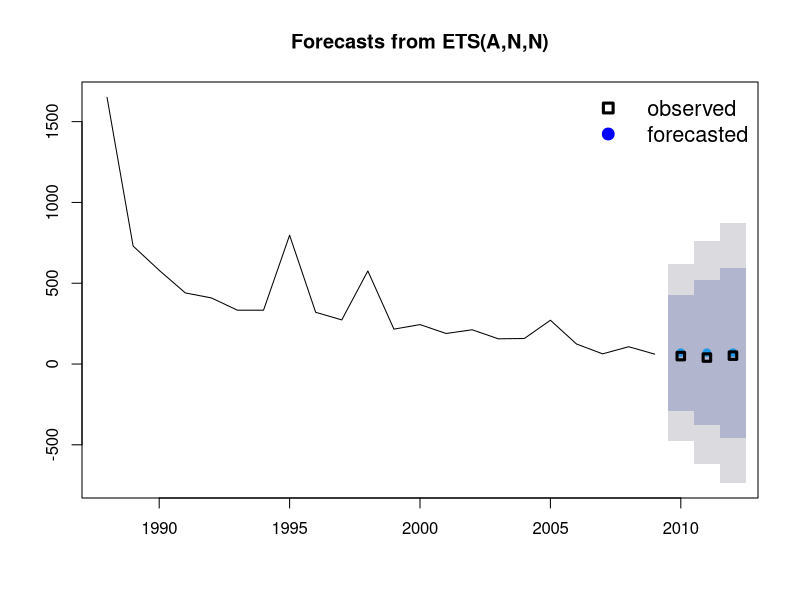
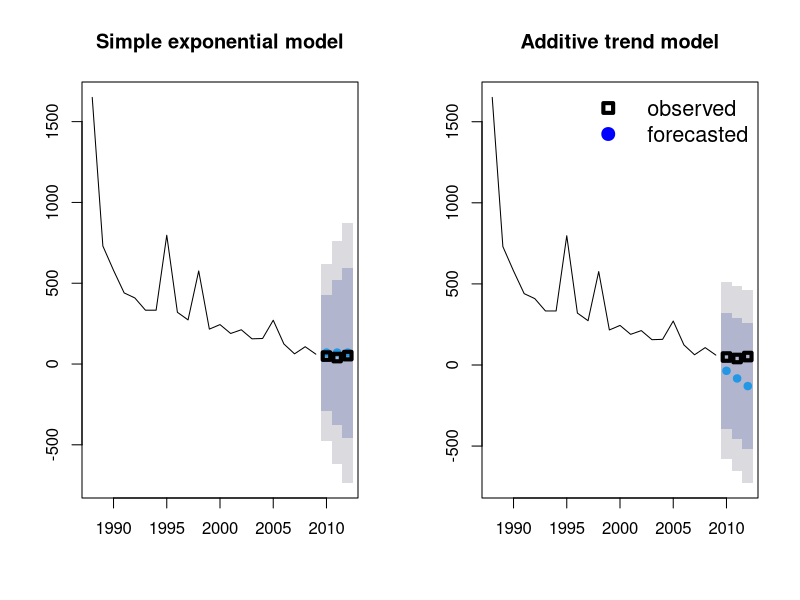
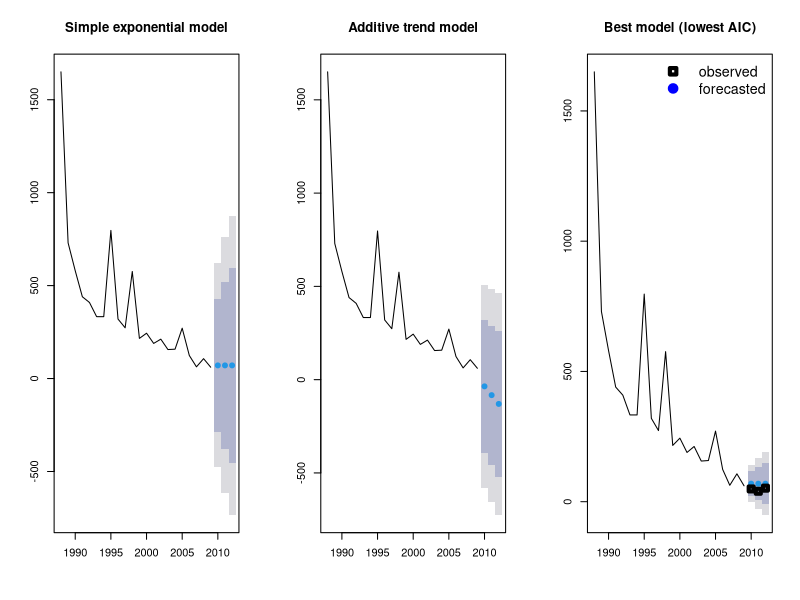
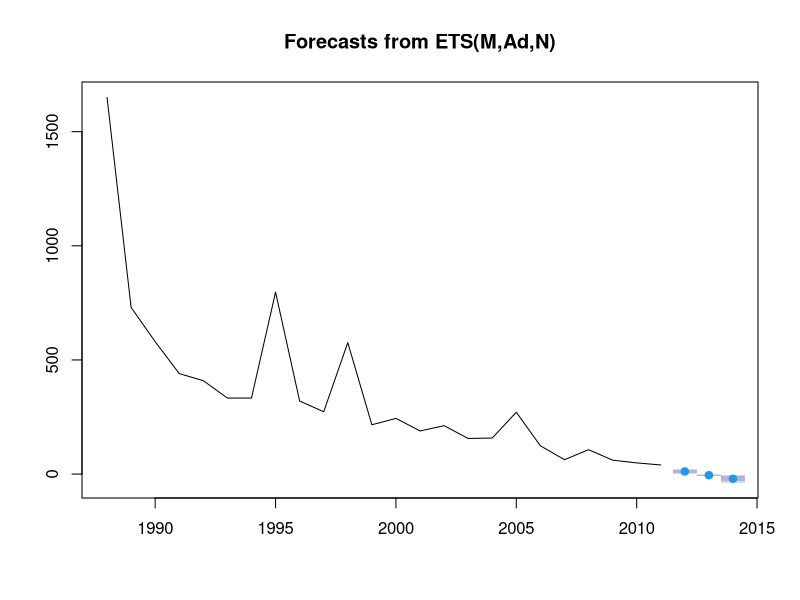
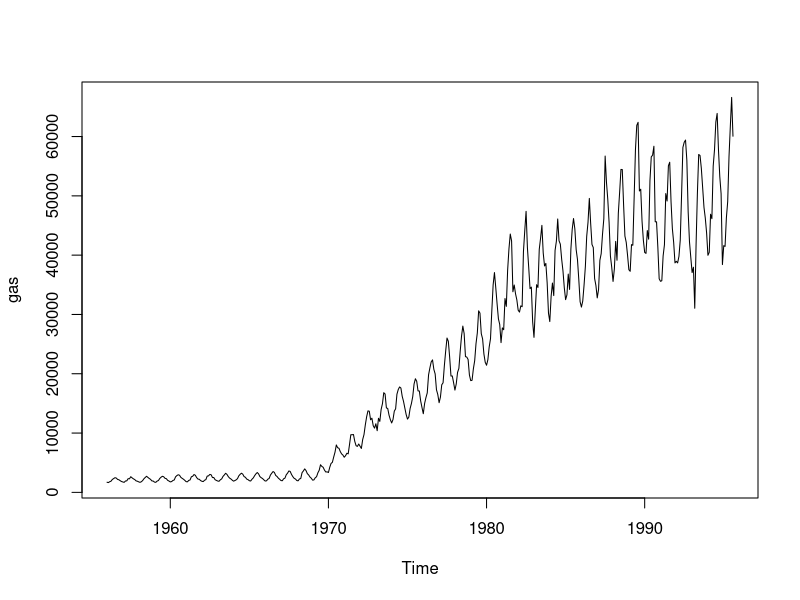
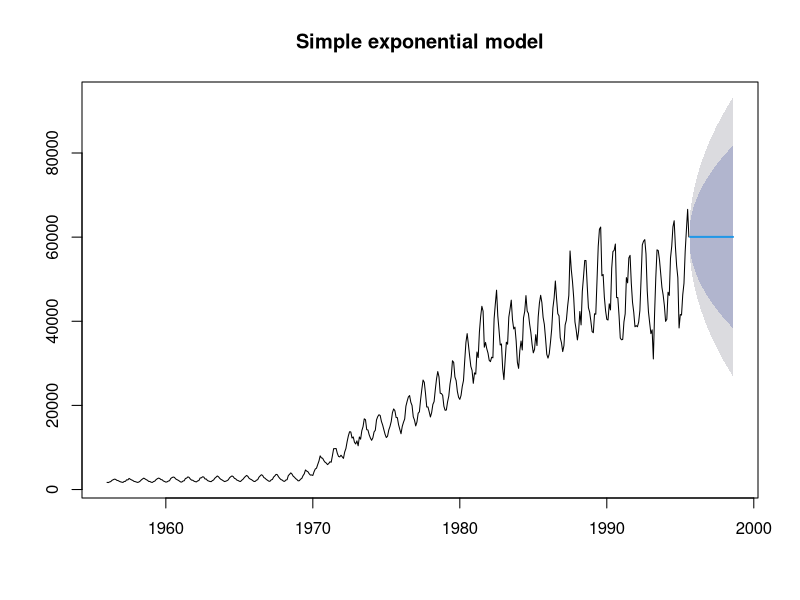
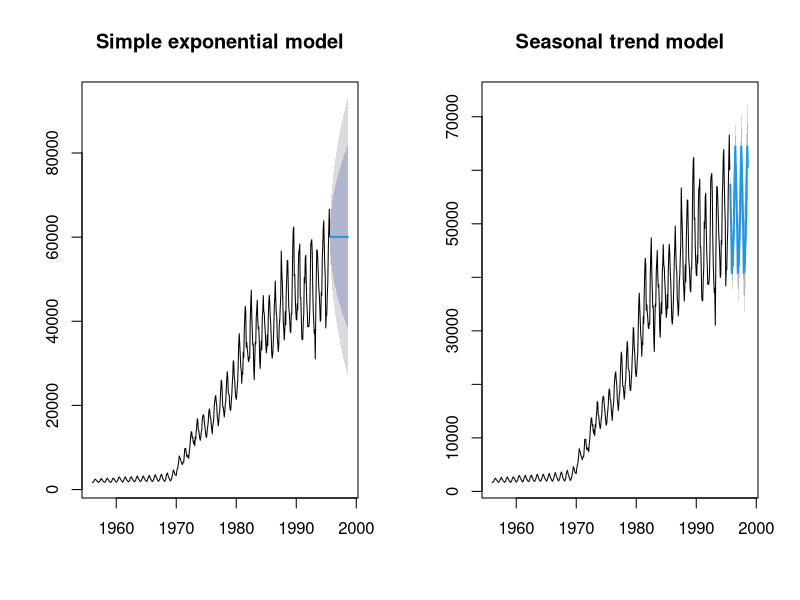
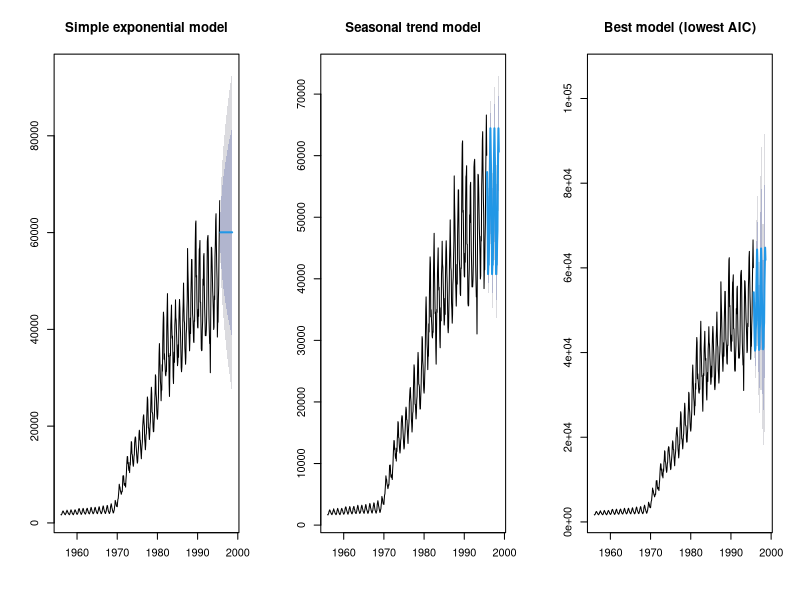

Source code (R) for these figures, in order:
## ---- chunk 1
library(forecast)
## ---- chunk 2
DF <- c(1650,730,580,440,409,333,333,797,320,273,576,216,244,189,212,
        156,158,271,124,63,107,61,49,40,52)
time <- c(1988:2012)
## ---- chunk 3
data1 <- ts(c(t(DF)), start = 1988, end = 2012, frequency = 1)
data1
## ---- chunk 4
data_train <- window(data1, start = 1988, end = 2010-.1, frequency = 1)
data_test <- window(data1, start = 2010, end = 2012, frequency = 1)
## ---- chunk 5
fit1 <- ets(data_train, model = "ANN")  
## ---- chunk 6
year_forecast <- 3
fit1_forecast <- forecast(fit1, h = year_forecast) 
fit1_forecast
## ---- chunk 7
plot(fit1_forecast)  
points(time[23:25], DF[23:25], lty = 1, col = "black", lwd = 3, pch = 0)
legend("topright", legend = c("observed", "forecasted"), lwd = 3, 
       col = c("black","blue"), lty = c(0,0), merge = TRUE, 
       bty = "n", pch = c(0,19), cex = 1.3)
## ---- chunk 8
fit2 <- ets(data_train, model = "AAN") 
fit2_forecast <- forecast(fit2, h = year_forecast)
## ---- chunk 9
par(mfrow = c(1,2))

plot(fit1_forecast,main="Simple exponential model") 
points(time[23:25], DF[23:25], lty = 1, col = "black", lwd = 4, pch = 0)

plot(fit2_forecast, main="Additive trend model")
points(time[23:25], DF[23:25], lty = 1, col = "black", lwd = 4, pch = 0)

legend("topright", legend = c("observed", "forecasted"), lwd = 4, 
       col = c("black","blue"), lty = c(0,0), merge = TRUE, 
       bty = "n", pch=c(0,19), cex = 1.3)
## ---- chunk 10
fit3 <- ets(data_train)
fit3_forecast <- forecast(fit3, h = year_forecast)
fit3$method
## ---- chunk 11
par(mfrow = c(1,3))

plot(fit1_forecast, main="Simple exponential model") 
plot(fit2_forecast, main="Additive trend model")   
plot(fit3_forecast, main="Best model (lowest AIC)")  
points(time[23:25], DF[23:25], lty = 1, col = "black", lwd = 4, pch = 0)

legend("topright", legend = c("observed", "forecasted"), lwd = 4, 
       col = c("black","blue"), lty = c(0,0), merge = TRUE, 
       bty = "n", pch = c(0,19), cex = 1.3)
## ---- chunk 12
data_train <- window(data1, start = 1988, end = 2012-.1, frequency = 1)

fit4 <- ets(data_train)

fit4_forecast <- forecast(fit4, h = year_forecast)

par(mfrow = c(1,1))

plot(fit4_forecast)
## ---- chunk 13
data(gas)

par(mfrow = c(1,1))
plot(gas)
## ---- chunk 14
fit_gas1 <- ets(gas, model = "ANN")
year_forecast <- 3*12   # 3 years times 12 months.
fit_gas1_forecast <- forecast(fit_gas1, h = year_forecast)

plot(fit_gas1_forecast, main="Simple exponential model") 
## ---- chunk 15
fit_gas2 <- ets(gas, model = "ANA")
fit_gas2_forecast <- forecast(fit_gas2, h = year_forecast)

par(mfrow = c(1,2))
plot(fit_gas1_forecast, main="Simple exponential model") 
plot(fit_gas2_forecast, main="Seasonal trend model") 
## ---- chunk 16
fit_gas3 <- ets(gas)
fit_gas3_forecast <- forecast(fit_gas3, h = year_forecast)

par(mfrow = c(1,3))
plot(fit_gas1_forecast, main="Simple exponential model") 
plot(fit_gas2_forecast, main="Seasonal trend model") 
plot(fit_gas3_forecast, main="Best model (lowest AIC)")
## ---- chunk 17
date()
